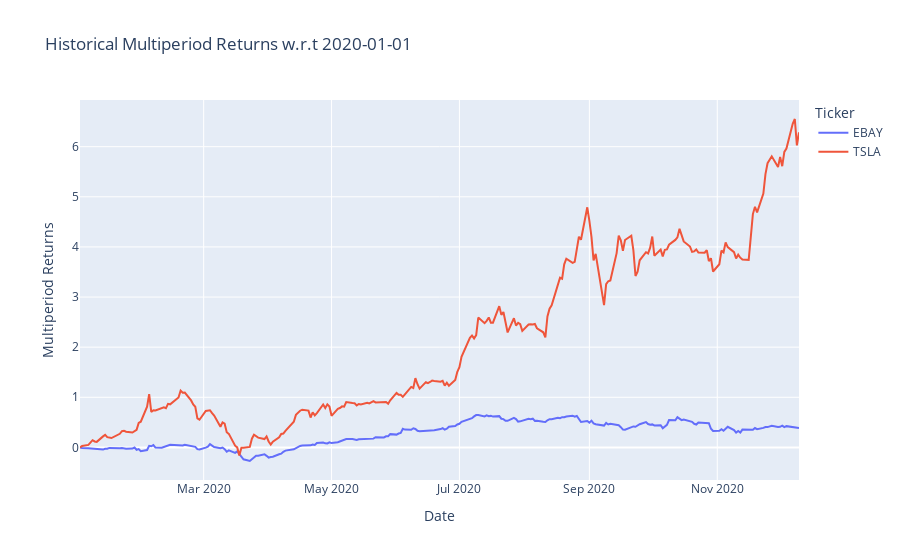

Notebook code for this chart:
### Code cell
#ex.data[ex.data['Ticker'] == 'EBAY'].loc['2018-01-02']

#(ex.data[(ex.data.index > '2018-01-02') & (ex.data['Ticker'] == 'EBAY')]['Adj Close'] - \
#ex.data[(ex.data.index > '2018-01-02') & (ex.data['Ticker'] == 'EBAY')]['Adj Close'][0]) / \
#ex.data[(ex.data.index > '2018-01-02') & (ex.data['Ticker'] == 'EBAY')]['Adj Close'][0]

ex.plot_multi_period_returns(tickers = ['EBAY','TSLA'], start = '2020-01-01')

#str(max(ex.data.index.date))

### Figure 1 — Plotly figure (JSON) as saved in the notebook; plotly's stock layout.template omitted (floating-point values rounded to 4 significant figures; data arrays with more than 128 entries replaced by an {"elided": "..."} marker saying what was removed)
{"data": [{"hovertemplate": "Ticker=EBAY<br>Date=%{x}<br>Multiperiod Returns=%{y}<extra></extra>", "legendgroup": "EBAY", "line": {"color": "#636efa", "dash": "solid"}, "mode": "lines", "name": "EBAY", "orientation": "v", "showlegend": true, "type": "scatter", "x": {"elided": "239 str values"}, "xaxis": "x", "y": {"elided": "239 float values"}, "yaxis": "y"}, {"hovertemplate": "Ticker=TSLA<br>Date=%{x}<br>Multiperiod Returns=%{y}<extra></extra>", "legendgroup": "TSLA", "line": {"color": "#EF553B", "dash": "solid"}, "mode": "lines", "name": "TSLA", "orientation": "v", "showlegend": true, "type": "scatter", "x": {"elided": "239 str values"}, "xaxis": "x", "y": {"elided": "239 float values"}, "yaxis": "y"}], "layout": {"legend": {"title": {"text": "Ticker"}, "tracegroupgap": 0}, "title": {"text": "Historical Multiperiod Returns w.r.t 2020-01-01"}, "xaxis": {"anchor": "y", "domain": [0, 1], "title": {"text": "Date"}}, "yaxis": {"anchor": "x", "domain": [0, 1], "title": {"text": "Multiperiod Returns"}}}}
